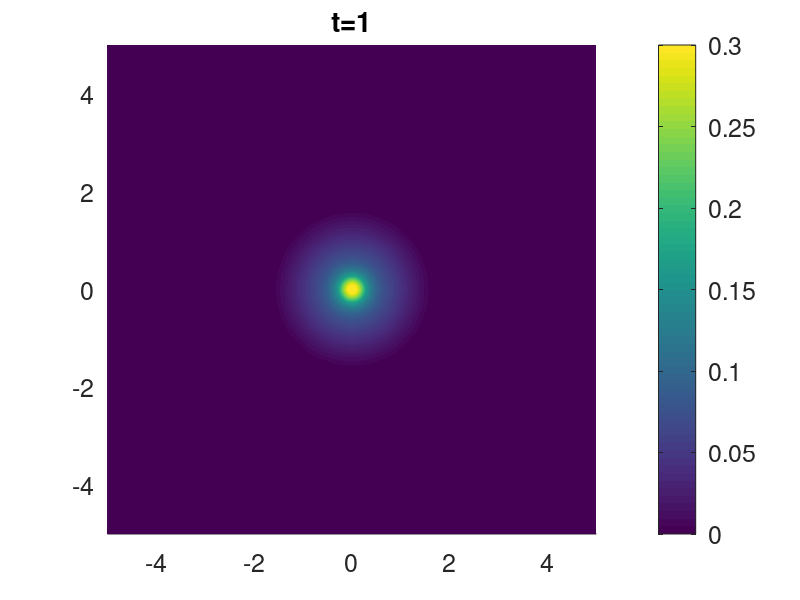

This figure's MATLAB source: (Note: this script raises an error after producing the figure.)
function y_out = diffusion_test()
%%%%%%%%%%%%%%%%%%%%%%%%%%%%%%%%%%%%%%%%%%%%%%%%%%%%%%%%%%%%%%%%%%%%%%%%%%%
% May 2018, Orit Peleg, orit.peleg@colorado.edu
%%%%%%%%%%%%%%%%%%%%%%%%%%%%%%%%%%%%%%%%%%%%%%%%%%%%%%%%%%%%%%%%%%%%%%%%%%%
close all;
dbstop if error;
set(0,'Defaultlinelinewidth',3.5, 'DefaultlineMarkerSize',12,...
    'DefaultTextFontSize',5, 'DefaultAxesFontSize',18);

%%%%%%%%%%%%%%%%%%%%%%%%%%%%%%%%%%%%%%%%%%%%%%%%%%%%%%%%%%%%%%%%%%%%%%%%%%%

%The agent at position (0,0) produces a chemical signal that spreads out following a 
%diffusion equation. 

%The output of the code is a movie showing the concentration of the 
%chemical signal as a function of time in the arena. 

%%%%%%%%%%%%%%%%%%%%%%%%%%%%%%%%%%%%%%%%%%%%%%%%%%%%%%%%%%%%%%%%%%%%%%%%%%%
% define   
A_1=0.2;
A_2=0.1;%initial chemical concentration per active agent 

D_1=0.5;
D_2=1.0;% diffusion coefficient
delta_t = 0.1; % time integration constant (time discretization)
delta_x = 0.01; % size of a cell in the simulation (space discretization)
B_1=0;
B_2=0;% ignore for now

SAVE_MOVIE = 1;
%%%%%%%%%%%%%%%%%%%%%%%%%%%%%%%%%%%%%%%%%%%%%%%%%%%%%%%%%%%%%%%%%%%%%%%%%%%      
        
t_array=0:delta_t:1.0;  
min_x = -5; max_x=5; 

source_propagation(A_1,A_2,B_1,B_2,D_1,D_2,t_array,delta_x,min_x,max_x,SAVE_MOVIE);
y_out=0; 

end

%%%%%%%%%%%%%%%%%%%%%%%%%%%%%%%%%%%%%%%%%%%%%%%%%%%%%%%%%%%%%%%%%%%%%%%%%%%
%%%%%%%%%%%%%%%%%%%%%%%%%%%%%%%%%%%%%%%%%%%%%%%%%%%%%%%%%%%%%%%%%%%%%%%%%%%
%%%%%%%%%%%%%%%%%%%%%%%%%%%%%%%%%%%%%%%%%%%%%%%%%%%%%%%%%%%%%%%%%%%%%%%%%%%
%%%%%%%%%%%%%%%%%%%%%%%%%%%%%%%%%%%%%%%%%%%%%%%%%%%%%%%%%%%%%%%%%%%%%%%%%%%

function source_propagation(A_1,A_2,B_1,B_2,D_1,D_2,t_array,delta_x,min_x,max_x,SAVE_MOVIE)

source_x = 0;
source_y = 0;
sink_x = 0;
sink_y = 0;

[x,y] = meshgrid(min_x:delta_x:max_x,min_x:delta_x:max_x);

if SAVE_MOVIE==1
    fig_densities=figure();
    loops = length(2:length(t_array));
    clear F
    F(loops) = struct('cdata',[],'colormap',[]);
end

for t_i=2:length(t_array)
    t=t_array(t_i);
    c = zeros(size(x));

    curr_t = t;
    curr_c_1 =(A_1/(curr_t^0.5))*exp(-(((x-source_x).^2)+((y-source_y).^2))./(4*D_1*curr_t))+B_1;
    curr_c_2 =(A_2/(curr_t^0.5))*exp(-(((x-sink_x).^2)+((y-sink_y).^2))./(4*D_2*curr_t))+B_2;
    c = c + curr_c_1 - curr_c_2;

    
    if (t_i>1) && SAVE_MOVIE==1
        figure(fig_densities);
        surf(x,y,c,'EdgeColor','none'); view(2); title(['t=',num2str(t)]); xlim([min_x max_x]); ylim([min_x max_x]);
        daspect([1 1 1]); colorbar; caxis([0 A_1+A_2]); hold on;
        
        pause(0.001);
        F(t_i-1) = getframe(fig_densities);
        pause(0.001);
        
        pause(0.1);
    end
    
end

if SAVE_MOVIE==1
    v = VideoWriter(['A',num2str(A_1+A_2),'B',num2str(A_1+A_2),'D',num2str(A_1+A_2),'test.mp4'],'MPEG-4');
    open(v);
    writeVideo(v,F);
    close(v);
end

end